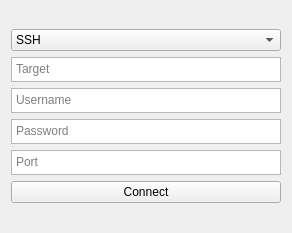
<?xml version="1.0" encoding="UTF-8"?>
<ui version="4.0">
 <class>Form</class>
 <widget class="QWidget" name="Form">
  <property name="geometry">
   <rect>
    <x>0</x>
    <y>0</y>
    <width>292</width>
    <height>233</height>
   </rect>
  </property>
  <property name="windowTitle">
   <string>Form</string>
  </property>
  <layout class="QGridLayout" name="gridLayout">
   <item row="0" column="0">
    <layout class="QVBoxLayout" name="verticalLayout">
     <item>
      <widget class="QComboBox" name="protocol_combobox">
       <item>
        <property name="text">
         <string>SSH</string>
        </property>
       </item>
       <item>
        <property name="text">
         <string>FTP</string>
        </property>
       </item>
       <item>
        <property name="text">
         <string>Other</string>
        </property>
       </item>
      </widget>
     </item>
     <item>
      <widget class="QTextEdit" name="target_box">
       <property name="maximumSize">
        <size>
         <width>16777215</width>
         <height>25</height>
        </size>
       </property>
       <property name="placeholderText">
        <string>Target</string>
       </property>
      </widget>
     </item>
     <item>
      <widget class="QTextEdit" name="user_box">
       <property name="maximumSize">
        <size>
         <width>16777215</width>
         <height>25</height>
        </size>
       </property>
       <property name="html">
        <string>&lt;!DOCTYPE HTML PUBLIC &quot;-//W3C//DTD HTML 4.0//EN&quot; &quot;http://www.w3.org/TR/REC-html40/strict.dtd&quot;&gt;
&lt;html&gt;&lt;head&gt;&lt;meta name=&quot;qrichtext&quot; content=&quot;1&quot; /&gt;&lt;style type=&quot;text/css&quot;&gt;
p, li { white-space: pre-wrap; }
&lt;/style&gt;&lt;/head&gt;&lt;body style=&quot; font-family:'MS Shell Dlg 2'; font-size:8.25pt; font-weight:400; font-style:normal;&quot;&gt;
&lt;p style=&quot;-qt-paragraph-type:empty; margin-top:0px; margin-bottom:0px; margin-left:0px; margin-right:0px; -qt-block-indent:0; text-indent:0px;&quot;&gt;&lt;br /&gt;&lt;/p&gt;&lt;/body&gt;&lt;/html&gt;</string>
       </property>
       <property name="placeholderText">
        <string>Username</string>
       </property>
      </widget>
     </item>
     <item>
      <widget class="QTextEdit" name="password_box">
       <property name="maximumSize">
        <size>
         <width>16777215</width>
         <height>25</height>
        </size>
       </property>
       <property name="html">
        <string>&lt;!DOCTYPE HTML PUBLIC &quot;-//W3C//DTD HTML 4.0//EN&quot; &quot;http://www.w3.org/TR/REC-html40/strict.dtd&quot;&gt;
&lt;html&gt;&lt;head&gt;&lt;meta name=&quot;qrichtext&quot; content=&quot;1&quot; /&gt;&lt;style type=&quot;text/css&quot;&gt;
p, li { white-space: pre-wrap; }
&lt;/style&gt;&lt;/head&gt;&lt;body style=&quot; font-family:'MS Shell Dlg 2'; font-size:8.25pt; font-weight:400; font-style:normal;&quot;&gt;
&lt;p style=&quot;-qt-paragraph-type:empty; margin-top:0px; margin-bottom:0px; margin-left:0px; margin-right:0px; -qt-block-indent:0; text-indent:0px;&quot;&gt;&lt;br /&gt;&lt;/p&gt;&lt;/body&gt;&lt;/html&gt;</string>
       </property>
       <property name="placeholderText">
        <string>Password</string>
       </property>
      </widget>
     </item>
     <item>
      <widget class="QTextEdit" name="port_box">
       <property name="maximumSize">
        <size>
         <width>16777215</width>
         <height>25</height>
        </size>
       </property>
       <property name="placeholderText">
        <string>Port</string>
       </property>
      </widget>
     </item>
     <item>
      <widget class="QPushButton" name="connect_button">
       <property name="text">
        <string>Connect</string>
       </property>
      </widget>
     </item>
    </layout>
   </item>
  </layout>
 </widget>
 <resources/>
 <connections/>
</ui>
